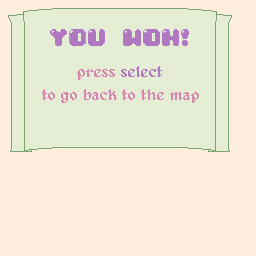

This is a level from a 2D game, rendered from its Tiled map with the project's own tilesets. A one-line summary and the complete map file follow:
An orthogonal 32x32 tile map with 8x8 px tiles, 1 tile layer (Tile Layer 1).

<map version="1.10" tiledversion="1.10.2" orientation="orthogonal" renderorder="right-down" width="32" height="32" tilewidth="8" tileheight="8" infinite="0" nextlayerid="2" nextobjectid="1">
 <tileset firstgid="1" source="wintileset.tsx" />
 <layer id="1" name="Tile Layer 1" width="32" height="32">
  <data encoding="csv">
1,1,1,1,1,1,1,1,1,1,1,1,1,1,1,1,1,1,1,1,1,1,1,1,1,1,1,1,1,1,1,1,
1,2,3,4,5,6,7,8,8,8,8,8,8,8,8,8,8,8,8,8,8,8,8,9,10,11,12,13,14,1,1,1,
1,32,33,34,35,35,35,35,35,35,35,35,35,35,35,35,35,35,35,35,35,35,35,35,35,35,42,43,44,1,1,1,
1,62,63,64,35,35,181,182,183,184,185,186,187,188,189,190,191,192,193,194,195,196,197,198,35,35,72,73,74,1,1,1,
1,62,63,64,35,35,211,212,213,214,215,216,217,218,219,220,221,222,223,224,225,226,227,228,35,35,72,73,74,1,1,1,
1,62,63,64,35,35,241,242,243,244,245,246,247,248,249,250,251,252,253,254,255,256,257,258,35,35,72,73,74,1,1,1,
1,62,63,64,35,35,35,35,35,35,35,35,35,35,35,35,35,35,35,35,35,35,35,35,35,35,72,73,74,1,1,1,
1,62,63,64,35,35,35,35,35,35,35,35,35,35,35,35,35,35,35,35,35,35,35,35,35,35,72,73,74,1,1,1,
1,62,63,64,35,35,35,35,35,15,16,17,18,19,20,21,22,23,24,25,26,35,35,35,35,35,72,73,74,1,1,1,
1,62,63,64,35,35,35,35,35,45,46,47,48,49,50,51,52,53,54,55,56,35,35,35,35,35,72,73,74,1,1,1,
1,62,63,64,35,35,35,35,35,35,35,35,35,35,35,35,35,35,35,35,35,35,35,35,35,35,72,73,74,1,1,1,
1,62,63,64,35,121,122,123,124,125,126,127,128,129,130,131,132,133,134,135,136,137,138,139,140,35,72,73,74,1,1,1,
1,62,63,64,35,151,152,153,154,155,156,157,158,159,160,161,162,163,164,165,166,167,168,169,170,35,72,73,74,1,1,1,
1,62,63,64,35,35,35,35,35,35,35,35,35,35,35,35,35,35,35,35,35,35,35,35,35,35,72,73,74,1,1,1,
1,62,63,64,35,35,35,35,35,35,35,35,35,35,35,35,35,35,35,35,35,35,35,35,35,35,72,73,74,1,1,1,
1,62,63,64,35,35,35,35,35,35,35,35,35,35,35,35,35,35,35,35,35,35,35,35,35,35,72,73,74,1,1,1,
1,62,63,64,35,35,35,35,35,35,35,35,35,35,35,35,35,35,35,35,35,35,35,35,35,35,72,73,74,1,1,1,
1,62,63,64,35,35,35,35,35,35,35,35,35,35,35,35,35,35,35,35,35,35,35,35,35,35,72,73,74,1,1,1,
1,92,93,94,95,96,97,98,98,98,98,98,98,98,98,98,98,98,98,98,98,98,98,99,100,101,102,103,104,1,1,1,
1,1,1,1,1,1,1,1,1,1,1,1,1,1,1,1,1,1,1,1,1,1,1,1,1,1,1,1,1,1,1,1,
1,1,1,1,1,1,1,1,1,1,1,1,1,1,1,1,1,1,1,1,1,1,1,1,1,1,1,1,1,1,1,1,
1,1,1,1,1,1,1,1,1,1,1,1,1,1,1,1,1,1,1,1,1,1,1,1,1,1,1,1,1,1,1,1,
1,1,1,1,1,1,1,1,1,1,1,1,1,1,1,1,1,1,1,1,1,1,1,1,1,1,1,1,1,1,1,1,
1,1,1,1,1,1,1,1,1,1,1,1,1,1,1,1,1,1,1,1,1,1,1,1,1,1,1,1,1,1,1,1,
1,1,1,1,1,1,1,1,1,1,1,1,1,1,1,1,1,1,1,1,1,1,1,1,1,1,1,1,1,1,1,1,
1,1,1,1,1,1,1,1,1,1,1,1,1,1,1,1,1,1,1,1,1,1,1,1,1,1,1,1,1,1,1,1,
1,1,1,1,1,1,1,1,1,1,1,1,1,1,1,1,1,1,1,1,1,1,1,1,1,1,1,1,1,1,1,1,
1,1,1,1,1,1,1,1,1,1,1,1,1,1,1,1,1,1,1,1,1,1,1,1,1,1,1,1,1,1,1,1,
1,1,1,1,1,1,1,1,1,1,1,1,1,1,1,1,1,1,1,1,1,1,1,1,1,1,1,1,1,1,1,1,
1,1,1,1,1,1,1,1,1,1,1,1,1,1,1,1,1,1,1,1,1,1,1,1,1,1,1,1,1,1,1,1,
1,1,1,1,1,1,1,1,1,1,1,1,1,1,1,1,1,1,1,1,1,1,1,1,1,1,1,1,1,1,1,1,
1,1,1,1,1,1,1,1,1,1,1,1,1,1,1,1,1,1,1,1,1,1,1,1,1,1,1,1,1,1,1,1
</data>
 </layer>
</map>
